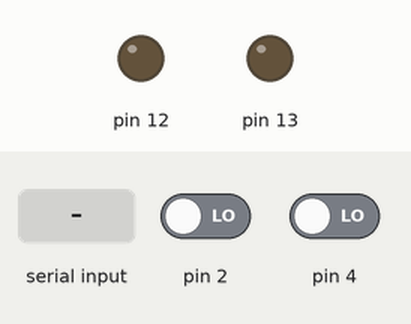
Bench run of a sketch on a simulated Arduino Uno, built with avr-gcc and run on an emulated ATmega328P. Shown: output pins drawn as LEDs (lit = HIGH). Dashed ring = blinking. The test bench sets the inputs (shaded band); at power-on: pin 2 LOW, pin 4 LOW.

Above: at 1.2 s.
1.3 s: pin 2 driven HIGH
At 1.4 s:
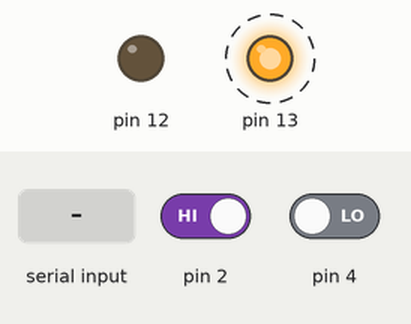
4.3 s: pin 4 driven HIGH
At 4.6 s:
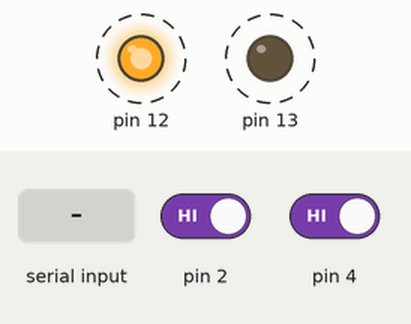
7.3 s: "A" received over Serial
13.3 s: pin 2 driven LOW
At 16.2 s:
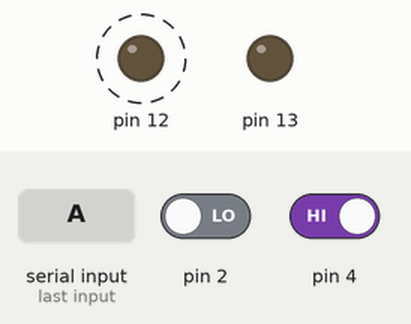
16.3 s: pin 4 driven LOW
At 17.2 s:
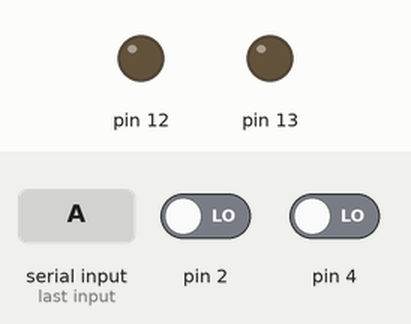
Timing chart, 0 to 18.8 s (numbered marks = the images above; inputs shaded):
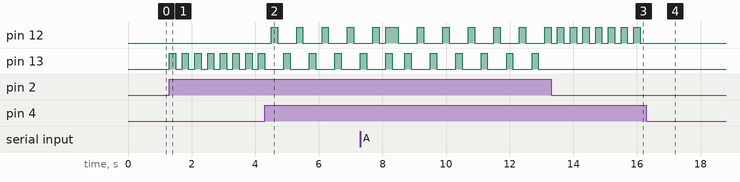

The sketch:

scadajl.ino
```cpp
int orden;
const int  analogInPin = A0;
int sensorNivel;
int led13;
int led12;
void setup()
{
  Serial.begin(9600);
  pinMode(13,OUTPUT);
  pinMode(12,OUTPUT);
  pinMode(2,INPUT);
  pinMode(4,INPUT);
}
void loop()
{
  if (Serial.available())
  {
    orden=Serial.read();

    if (orden=='H')
    {
     digitalWrite(13,HIGH);
    }
    if (orden=='L')
    {
     digitalWrite(13,LOW);
    }
    if (orden=='A')
    {
     digitalWrite(12,HIGH);
    }
    if (orden=='B')
    {
     digitalWrite(12,LOW);
    }
    if (orden=='N')
    {
    sensorNivel = analogRead ( analogInPin );
    led13=digitalRead(13);
    led12=digitalRead(12);
    Serial.println ("["+String(led13)+","+String(led12)+","+String(sensorNivel)+"]"); //Serial.println ("{"+"'E_led13':"String(led13)+","+"'E_led12':"String(led12)+","+"'E_nivel':"String(sensorNivel)+"}");
    }
  }
  else
  {
  if (digitalRead(2)==HIGH&&digitalRead(13)==LOW)
    {
      digitalWrite(13,HIGH);
      delay(200);
    }
  if (digitalRead(2)==HIGH&&digitalRead(13)==HIGH)
    {
      digitalWrite(13,LOW);
      delay(200);
    }
  if (digitalRead(4)==HIGH&&digitalRead(12)==LOW)
    {
      digitalWrite(12,HIGH);
      delay(200);
    }
  if (digitalRead(4)==HIGH&&digitalRead(12)==HIGH)
    {
      digitalWrite(12,LOW);
      delay(200);
    }
  }
  //orden=0;
}
```

Measured:
- after the input at 1.3 s, pin 13: alternates HIGH for 0.20 s and LOW for 0.20 s, starting at once
- after the input at 4.3 s, pin 12: alternates HIGH for 0.20 s and LOW for 0.60 s, starting after 0.20 s; pin 13: alternates HIGH for 0.20 s and LOW for 0.60 s, starting after 0.60 s
- after the input at 13.3 s, pin 12: alternates HIGH for 0.20 s and LOW for 0.20 s, starting after 0.20 s; pin 13: stops changing and stays LOW
- after the input at 16.3 s, pin 12: stops changing and stays LOW
